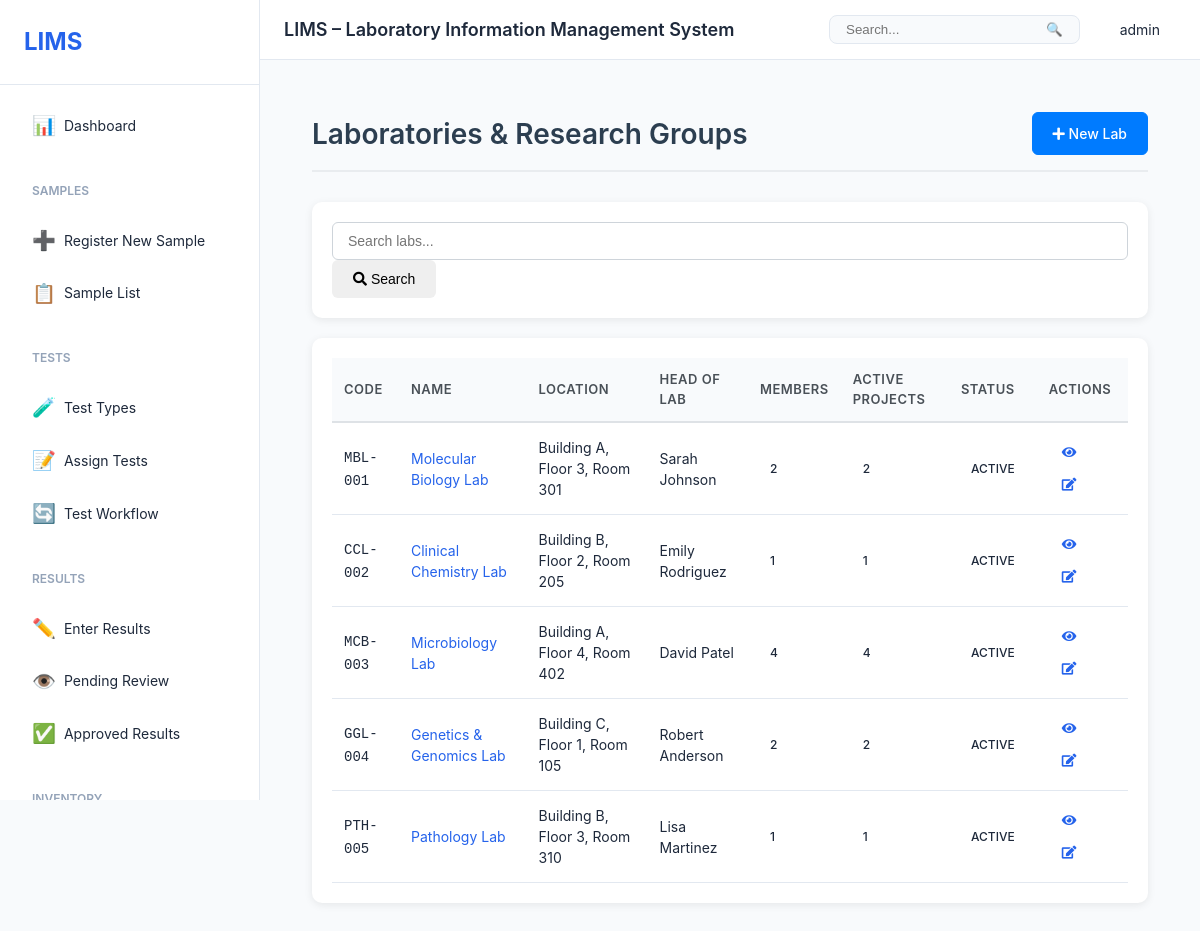
The page /labs/labs/ (signed in) on the database its author committed.
### users/models.py (models this page shows, shortened)
class User(AbstractUser):
    role = models.ForeignKey(Role, on_delete=models.SET_NULL, null=True, blank=True)
    phone = models.CharField(max_length=20, blank=True)
    department = models.CharField(max_length=100, blank=True)
    employee_id = models.CharField(max_length=50, blank=True, unique=True)
    is_active = models.BooleanField(default=True)
    created_at = models.DateTimeField(auto_now_add=True)
    updated_at = models.DateTimeField(auto_now=True)
    class Meta:
        db_table = 'users'
        ordering = ['username']

### labs/models.py (models this page shows, shortened)
class Lab(models.Model):
    name = models.CharField(max_length=200, unique=True)
    code = models.CharField(max_length=50, unique=True, help_text="Lab identifier code")
    description = models.TextField(blank=True)
    location = models.CharField(max_length=200, blank=True)
    head_of_lab = models.ForeignKey(
        'Person',
        on_delete=models.SET_NULL,
        null=True,
        blank=True,
        related_name='labs_headed'
    )
    research_focus = models.TextField(blank=True, help_text="Main research areas")
    established_date = models.DateField(null=True, blank=True)
    is_active = models.BooleanField(default=True)
    created_at = models.DateTimeField(auto_now_add=True)
    updated_at = models.DateTimeField(auto_now=True)
    class Meta:
        ordering = ['name']
        verbose_name = 'Laboratory'
        verbose_name_plural = 'Laboratories'

class Person(models.Model):
    ROLE_CHOICES = [
        ('lab_manager', 'Lab Manager'),
        ('researcher', 'Researcher'),
        ('assistant', 'Assistant'),
        ('student', 'Student'),
    ]
    user = models.OneToOneField(settings.AUTH_USER_MODEL, on_delete=models.CASCADE, null=True, blank=True)
    first_name = models.CharField(max_length=100)
    last_name = models.CharField(max_length=100)
    email = models.EmailField(unique=True, validators=[EmailValidator()])
    phone = models.CharField(max_length=20, blank=True)
    position = models.CharField(max_length=100, blank=True)
    role = models.CharField(max_length=20, choices=ROLE_CHOICES, default='researcher')
    orcid = models.CharField(max_length=50, blank=True, help_text="ORCID identifier")
    skills = models.TextField(blank=True, help_text="Comma-separated skills")
    lab = models.ForeignKey(
        Lab,
        on_delete=models.SET_NULL,
        null=True,
        blank=True,
        related_name='members'
    )
    is_active = models.BooleanField(default=True)
    joined_date = models.DateField(null=True, blank=True)
    photo = models.ImageField(upload_to='person_photos/', blank=True, null=True)
    created_at = models.DateTimeField(auto_now_add=True)
    updated_at = models.DateTimeField(auto_now=True)
    class Meta:
        ordering = ['last_name', 'first_name']
        verbose_name = 'Person'
        verbose_name_plural = 'People'
    @property
    def full_name(self):
        return f"{self.first_name} {self.last_name}"

### labs/views.py (the view)
# urls.py: path('labs/', views.lab_list, name='lab_list'),
@login_required
def lab_list(request):
    query = request.GET.get('q', '')
    labs = Lab.objects.all()
    if query:
        labs = labs.filter(
            Q(name__icontains=query) |
            Q(code__icontains=query) |
            Q(location__icontains=query)
        )
    labs = labs.annotate(
        members_count=Count('members', filter=Q(members__is_active=True)),
        projects_count=Count('projects', filter=Q(projects__status='active'))
    )
    return render(request, 'labs/lab_list.html', {'labs': labs, 'query': query})

### templates/labs/lab_list.html (shortened to what this page needs)
{% extends "base.html" %}
{% load static %}
{% block content %}
<div class="labs-container">
    <div class="page-header">
        <h1>Laboratories & Research Groups</h1>
        <a href="{% url 'labs:lab_create' %}" class="btn btn-primary">
            <i class="fas fa-plus"></i> New Lab
        </a>
    </div>
    <div class="card mb-4">
        <div class="card-body">
            <form method="get" class="form-inline">
                <input type="text" name="q" class="form-control mr-2" placeholder="Search labs..." value="{{ query }}">
                <button type="submit" class="btn btn-outline-primary">
                    <i class="fas fa-search"></i> Search
                </button>
            </form>
        </div>
    </div>
    <div class="card">
        <div class="card-body">
            {% if labs %}
                <div class="table-responsive">
                    <table class="table table-hover">
                        <thead>
                            <tr>
                                <th>Code</th>
                                <th>Name</th>
                                <th>Location</th>
                                <th>Head of Lab</th>
                                <th>Members</th>
                                <th>Active Projects</th>
                                <th>Status</th>
                                <th>Actions</th>
                            </tr>
                        </thead>
                        <tbody>
                            {% for lab in labs %}
                                <tr>
                                    <td><code>{{ lab.code }}</code></td>
                                    <td>
                                        <a href="{% url 'labs:lab_detail' lab.pk %}" class="font-weight-bold">
                                            {{ lab.name }}
                                        </a>
                                    </td>
                                    <td>{{ lab.location|default:"—" }}</td>
                                    <td>{{ lab.head_of_lab.full_name|default:"—" }}</td>
                                    <td><span class="badge badge-info">{{ lab.members_count }}</span></td>
                                    <td><span class="badge badge-success">{{ lab.projects_count }}</span></td>
                                    <td>
                                        {% if lab.is_active %}
                                            <span class="badge badge-success">Active</span>
                                        {% else %}
                                            <span class="badge badge-secondary">Inactive</span>
                                        {% endif %}
                                    </td>
                                    <td>
                                        <div class="btn-group btn-group-sm">
                                            <a href="{% url 'labs:lab_detail' lab.pk %}" class="btn btn-sm btn-outline-primary" title="View">
                                                <i class="fas fa-eye"></i>
                                            </a>
                                            <a href="{% url 'labs:lab_update' lab.pk %}" class="btn btn-sm btn-outline-secondary" title="Edit">
                                                <i class="fas fa-edit"></i>
                                            </a>
                                        </div>
                                    </td>
                                </tr>
                            {% endfor %}
                        </tbody>
                    </table>
                </div>
            {% else %}
                <div class="empty-state">
                    <i class="fas fa-flask fa-3x text-muted"></i>
                    <p class="mt-3">No labs found</p>
                    <a href="{% url 'labs:lab_create' %}" class="btn btn-primary">Create Your First Lab</a>
                </div>
            {% endif %}
        </div>
    </div>
</div>
{% endblock %}

### templates/base.html (shortened to what this page needs)
{% load static %}
<!DOCTYPE html>
<html lang="en">
<head>
    <link rel="stylesheet" href="{% static 'css/style.css' %}">
    <link rel="stylesheet" href="{% static 'css/labs.css' %}">
    <link rel="stylesheet" href="https://cdnjs.cloudflare.com/ajax/libs/font-awesome/5.15.4/css/all.min.css">
</head>
<body>
    <div class="layout">
        <aside class="sidebar" id="sidebar">
            <div class="sidebar-header">
                <h2>LIMS</h2>
            </div>
            <nav class="sidebar-nav">
                <a href="{% url 'dashboard:dashboard' %}" class="nav-item {% if request.resolver_match.url_name == 'dashboard' %}active{% endif %}">
                    <span class="icon">📊</span>
                    <span>Dashboard</span>
                </a>
                <div class="nav-group">
                    <div class="nav-group-title">Samples</div>
                    <a href="{% url 'samples:sample_create' %}" class="nav-item">
                        <span class="icon">➕</span>
                        <span>Register New Sample</span>
                    </a>
                    <a href="{% url 'samples:sample_list' %}" class="nav-item">
                        <span class="icon">📋</span>
                        <span>Sample List</span>
                    </a>
                </div>
                <div class="nav-group">
                    <div class="nav-group-title">Tests</div>
                    <a href="{% url 'tests:test_type_list' %}" class="nav-item">
                        <span class="icon">🧪</span>
                        <span>Test Types</span>
                    </a>
                    <a href="{% url 'tests:assign_test' %}" class="nav-item">
                        <span class="icon">📝</span>
                        <span>Assign Tests</span>
                    </a>
                    <a href="{% url 'tests:test_workflow' %}" class="nav-item">
                        <span class="icon">🔄</span>
                        <span>Test Workflow</span>
                    </a>
                </div>
                <div class="nav-group">
                    <div class="nav-group-title">Results</div>
                    <a href="{% url 'results:result_list' %}" class="nav-item">
                        <span class="icon">✏️</span>
                        <span>Enter Results</span>
                    </a>
                    <a href="{% url 'results:review_results' %}" class="nav-item">
                        <span class="icon">👁️</span>
                        <span>Pending Review</span>
                    </a>
                    <a href="{% url 'results:approved_results' %}" class="nav-item">
                        <span class="icon">✅</span>
                        <span>Approved Results</span>
                    </a>
                </div>
                <div class="nav-group">
                    <div class="nav-group-title">Inventory</div>
                </div>
            </nav>
        </aside>
        <div class="main-content">
            <header class="top-header">
                <div class="header-left">
                    <h1>LIMS – Laboratory Information Management System</h1>
                </div>
                <div class="header-right">
                    <div class="search-box">
                        <input type="text" placeholder="Search..." id="globalSearch">
                        <button>🔍</button>
                    </div>
                    <div class="user-menu">
                        <span>{{ user.get_full_name|default:user.username }}</span>
                    </div>
                </div>
            </header>
            <div class="page-content">
                {% block content %}{% endblock %}
            </div>
        </div>
    </div>
</body>
</html>

### static/css/labs.css (style rules this page uses)
.labs-container { padding: 20px; max-width: 1400px; margin: 0 auto; }
.page-header { display: flex; justify-content: space-between; align-items: center; margin-bottom: 30px; padding-bottom: 15px; border-bottom: 2px solid #e9ecef; }
.page-header h1 { margin: 0; font-size: 28px; font-weight: 600; color: #2c3e50; }
.card { border: none; border-radius: 10px; box-shadow: 0 2px 8px rgba(0,0,0,0.08); margin-bottom: 20px; }
.card-body { padding: 20px; }
.table { margin-bottom: 0; }
.table thead th { border-bottom: 2px solid #dee2e6; font-weight: 600; color: #495057; font-size: 13px; text-transform: uppercase; letter-spacing: 0.5px; }
.badge { padding: 5px 10px; border-radius: 4px; font-weight: 500; font-size: 12px; }
.form-control { border-radius: 6px; border: 1px solid #ced4da; padding: 10px 15px; }
.btn { border-radius: 6px; padding: 10px 20px; font-weight: 500; transition: all 0.2s; }
.btn-primary { background: #007bff; border-color: #007bff; }
.btn-sm { padding: 5px 12px; font-size: 13px; }

### rows shown on the page
User: get_full_name "admin"
Lab: code "MBL-001", name "Molecular Biology Lab", location "Building A, Floor 3, Room 301", head_of_lab.full_name "Sarah Johnson", members_count "2", projects_count "2", is_active "ACTIVE"
Lab: code "CCL-002", name "Clinical Chemistry Lab", location "Building B, Floor 2, Room 205", head_of_lab.full_name "Emily Rodriguez", members_count "1", projects_count "1", is_active "ACTIVE"
Lab: code "MCB-003", name "Microbiology Lab", location "Building A, Floor 4, Room 402", head_of_lab.full_name "David Patel", members_count "4", projects_count "4", is_active "ACTIVE"
Lab: code "GGL-004", name "Genetics & Genomics Lab", location "Building C, Floor 1, Room 105", head_of_lab.full_name "Robert Anderson", members_count "2", projects_count "2", is_active "ACTIVE"
Lab: code "PTH-005", name "Pathology Lab", location "Building B, Floor 3, Room 310", head_of_lab.full_name "Lisa Martinez", members_count "1", projects_count "1", is_active "ACTIVE"
